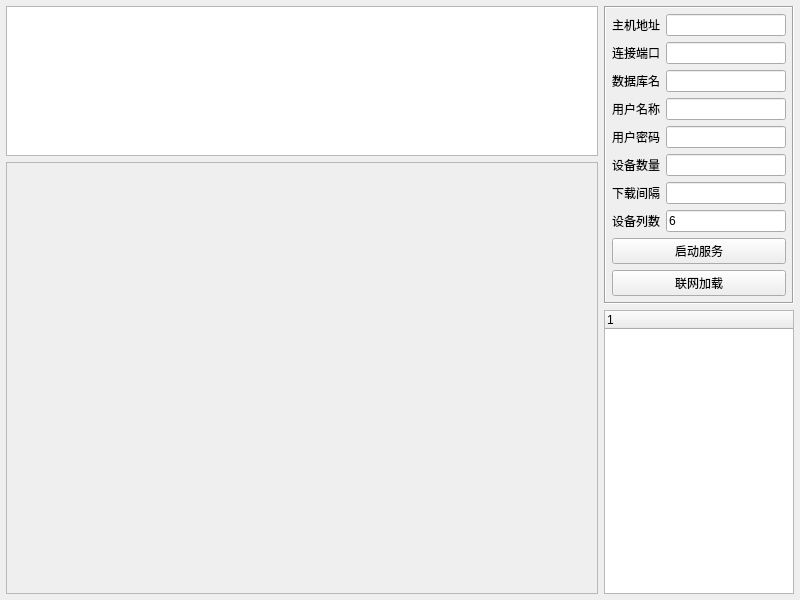
<?xml version="1.0" encoding="UTF-8"?>
<ui version="4.0">
 <class>frmDbTcpServer</class>
 <widget class="QWidget" name="frmDbTcpServer">
  <property name="geometry">
   <rect>
    <x>0</x>
    <y>0</y>
    <width>800</width>
    <height>600</height>
   </rect>
  </property>
  <property name="windowTitle">
   <string>Form</string>
  </property>
  <layout class="QGridLayout" name="gridLayout">
   <property name="leftMargin">
    <number>6</number>
   </property>
   <property name="topMargin">
    <number>6</number>
   </property>
   <property name="rightMargin">
    <number>6</number>
   </property>
   <property name="bottomMargin">
    <number>6</number>
   </property>
   <item row="0" column="0">
    <widget class="QTextEdit" name="txtMain">
     <property name="maximumSize">
      <size>
       <width>16777215</width>
       <height>150</height>
      </size>
     </property>
     <property name="readOnly">
      <bool>true</bool>
     </property>
    </widget>
   </item>
   <item row="0" column="1" rowspan="2">
    <widget class="QWidget" name="widgetRight" native="true">
     <property name="minimumSize">
      <size>
       <width>190</width>
       <height>0</height>
      </size>
     </property>
     <property name="maximumSize">
      <size>
       <width>190</width>
       <height>16777215</height>
      </size>
     </property>
     <layout class="QVBoxLayout" name="verticalLayout">
      <property name="leftMargin">
       <number>0</number>
      </property>
      <property name="topMargin">
       <number>0</number>
      </property>
      <property name="rightMargin">
       <number>0</number>
      </property>
      <property name="bottomMargin">
       <number>0</number>
      </property>
      <item>
       <widget class="QFrame" name="frame">
        <property name="frameShape">
         <enum>QFrame::Box</enum>
        </property>
        <property name="frameShadow">
         <enum>QFrame::Sunken</enum>
        </property>
        <layout class="QGridLayout" name="gridLayout_3">
         <property name="leftMargin">
          <number>6</number>
         </property>
         <property name="topMargin">
          <number>6</number>
         </property>
         <property name="rightMargin">
          <number>6</number>
         </property>
         <property name="bottomMargin">
          <number>6</number>
         </property>
         <item row="3" column="0">
          <widget class="QLabel" name="labUserNameServer">
           <property name="text">
            <string>用户名称</string>
           </property>
          </widget>
         </item>
         <item row="0" column="1">
          <widget class="QLineEdit" name="txtHostNameServer">
           <property name="text">
            <string/>
           </property>
          </widget>
         </item>
         <item row="7" column="0">
          <widget class="QLabel" name="labColumnCount">
           <property name="text">
            <string>设备列数</string>
           </property>
          </widget>
         </item>
         <item row="0" column="0">
          <widget class="QLabel" name="labHostNameServer">
           <property name="text">
            <string>主机地址</string>
           </property>
          </widget>
         </item>
         <item row="7" column="1">
          <widget class="QLineEdit" name="txtColumnCount">
           <property name="text">
            <string>6</string>
           </property>
          </widget>
         </item>
         <item row="4" column="1">
          <widget class="QLineEdit" name="txtUserPwdServer">
           <property name="text">
            <string/>
           </property>
           <property name="echoMode">
            <enum>QLineEdit::Password</enum>
           </property>
          </widget>
         </item>
         <item row="5" column="1">
          <widget class="QLineEdit" name="txtDeviceCountServer">
           <property name="text">
            <string/>
           </property>
          </widget>
         </item>
         <item row="8" column="0" colspan="2">
          <widget class="QPushButton" name="btnStart">
           <property name="text">
            <string>启动服务</string>
           </property>
          </widget>
         </item>
         <item row="2" column="1">
          <widget class="QLineEdit" name="txtDbNameServer">
           <property name="text">
            <string/>
           </property>
          </widget>
         </item>
         <item row="5" column="0">
          <widget class="QLabel" name="labDeviceCountServer">
           <property name="text">
            <string>设备数量</string>
           </property>
          </widget>
         </item>
         <item row="1" column="1">
          <widget class="QLineEdit" name="txtPortServer">
           <property name="text">
            <string/>
           </property>
          </widget>
         </item>
         <item row="3" column="1">
          <widget class="QLineEdit" name="txtUserNameServer">
           <property name="text">
            <string/>
           </property>
          </widget>
         </item>
         <item row="2" column="0">
          <widget class="QLabel" name="labDbNameServer">
           <property name="text">
            <string>数据库名</string>
           </property>
          </widget>
         </item>
         <item row="4" column="0">
          <widget class="QLabel" name="labUserPwdServer">
           <property name="text">
            <string>用户密码</string>
           </property>
          </widget>
         </item>
         <item row="1" column="0">
          <widget class="QLabel" name="labPortServer">
           <property name="text">
            <string>连接端口</string>
           </property>
          </widget>
         </item>
         <item row="6" column="0">
          <widget class="QLabel" name="labIntervalServer">
           <property name="text">
            <string>下载间隔</string>
           </property>
          </widget>
         </item>
         <item row="6" column="1">
          <widget class="QLineEdit" name="txtIntervalServer"/>
         </item>
         <item row="9" column="0" colspan="2">
          <widget class="QPushButton" name="btnLoad">
           <property name="text">
            <string>联网加载</string>
           </property>
          </widget>
         </item>
        </layout>
       </widget>
      </item>
      <item>
       <widget class="QTreeWidget" name="treeWidget">
        <column>
         <property name="text">
          <string notr="true">1</string>
         </property>
        </column>
       </widget>
      </item>
     </layout>
    </widget>
   </item>
   <item row="1" column="0">
    <widget class="QFrame" name="frame_2">
     <property name="frameShape">
      <enum>QFrame::StyledPanel</enum>
     </property>
     <property name="frameShadow">
      <enum>QFrame::Raised</enum>
     </property>
     <layout class="QVBoxLayout" name="verticalLayout_2">
      <property name="spacing">
       <number>0</number>
      </property>
      <property name="leftMargin">
       <number>0</number>
      </property>
      <property name="topMargin">
       <number>0</number>
      </property>
      <property name="rightMargin">
       <number>0</number>
      </property>
      <property name="bottomMargin">
       <number>0</number>
      </property>
      <item>
       <widget class="PanelWidget" name="widgetPanel" native="true">
        <property name="sizePolicy">
         <sizepolicy hsizetype="Preferred" vsizetype="Expanding">
          <horstretch>0</horstretch>
          <verstretch>0</verstretch>
         </sizepolicy>
        </property>
       </widget>
      </item>
     </layout>
    </widget>
   </item>
  </layout>
 </widget>
 <customwidgets>
  <customwidget>
   <class>PanelWidget</class>
   <extends>QWidget</extends>
   <header>panelwidget.h</header>
   <container>1</container>
  </customwidget>
 </customwidgets>
 <resources/>
 <connections/>
</ui>
